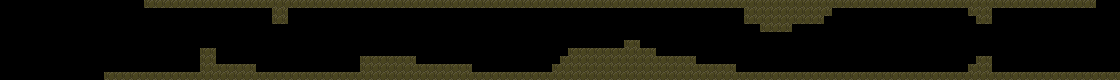

Rendered tile map (Tiled .tmx) drawn with the repository's tilesets; below, a short description and the map source with its tile grids summarised:
An orthogonal 140x10 tile map with 8x8 px tiles, 1 tile layer (Tile Layer 1).

<map version="1.0" orientation="orthogonal" renderorder="right-down" width="140" height="10" tilewidth="8" tileheight="8">
 <tileset firstgid="1" name="tiles" tilewidth="8" tileheight="8">
  <image source="../images/tiles.png" width="48" height="48" />
 </tileset>
 <layer name="Tile Layer 1" width="140" height="10">
  <properties>
   <property name="solid" value="true" />
  </properties>
  <data>[1400 cells, 370 non-empty, 1 distinct tile ids]</data>
 </layer>
</map>
